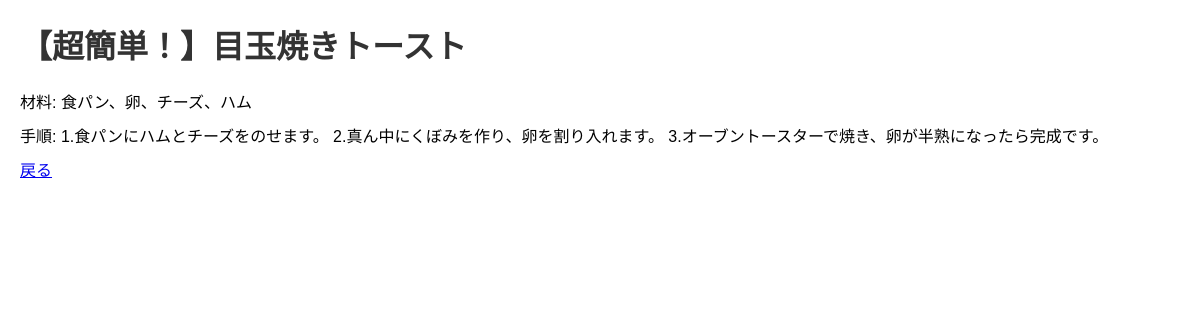
Page /recipe.php?id=8 on the earlier database version.
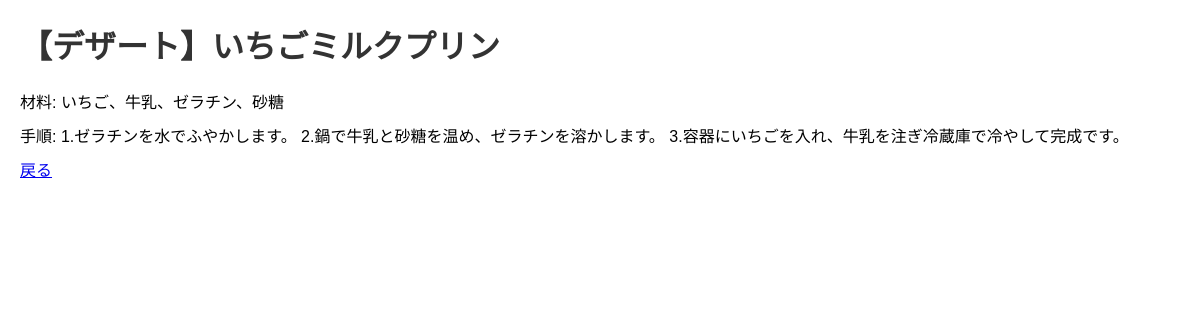
Same page on the later database version.
### tables this page shows
CREATE TABLE `recipes` (
  `id` int(11) NOT NULL,
  `user_id` int(11) NOT NULL,
  `title` varchar(255) NOT NULL,
  `ingredients` text NOT NULL,
  `instructions` text NOT NULL,
  `image` varchar(255) DEFAULT NULL,
  `created_at` datetime DEFAULT current_timestamp()
);

### recipe.php (the view, shortened to what this page needs)
<?php
require 'db.php';
$id = $_GET['id'];
$stmt = $pdo->prepare("SELECT * FROM recipes WHERE id = ?");
$stmt->execute([$id]);
$recipe = $stmt->fetch();
?>
<!DOCTYPE html>
<html lang="ja">
<head>
    <link rel="stylesheet" href="css/style.css">
</head>
<body>
    <h1><?= htmlspecialchars($recipe['title']) ?></h1>
    <p>材料: <?= htmlspecialchars($recipe['ingredients']) ?></p>
    <p>手順: <?= htmlspecialchars($recipe['instructions']) ?></p>
    <p><a href="index.php">戻る</a></p>
</body>
</html>

Differences in the rows shown:
changed recipes: title "【超簡単！】目玉焼きトースト" → "【デザート】いちごミルクプリン"; ingredients "食パン、卵、チーズ、ハム" → "いちご、牛乳、ゼラチン、砂糖"; instructions "1.食パンにハムとチーズをのせます。 2.真ん中にくぼみを作り、卵を割り入れます。 3.オーブントースターで焼き、卵が半熟になったら完成です。" → "1.ゼラチンを水でふやかします。 2.鍋で牛乳と砂糖を温め、ゼラチンを溶かします。 3.容器にいちごを入れ、牛乳を注ぎ冷蔵庫で冷やして完成です。"
